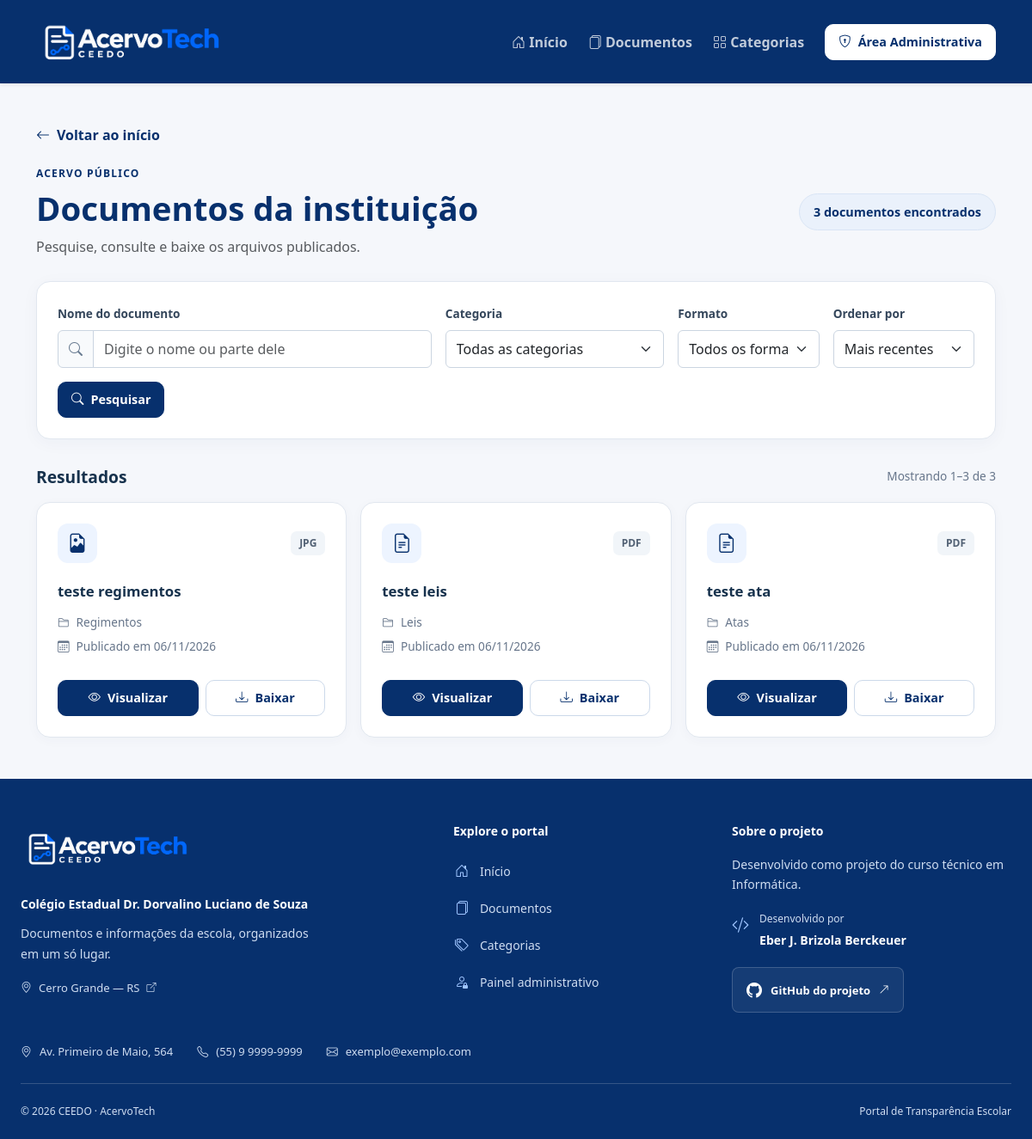
The page /documentos.php on the database its author committed.
### tables this page shows
CREATE TABLE `documentos` (
  `id_documento` int(11) NOT NULL,
  `nome` varchar(255) NOT NULL,
  `id_categoria` int(11) NOT NULL,
  `caminho` varchar(255) NOT NULL,
  `data_upload` timestamp NOT NULL DEFAULT current_timestamp()
);

CREATE TABLE `categorias` (
  `id_categoria` int(11) NOT NULL,
  `nome_categoria` varchar(255) NOT NULL,
  `info_categoria` varchar(255) NOT NULL DEFAULT '',
  `icone` varchar(50) NOT NULL DEFAULT 'bi-folder'
);

### documentos.php (the view, shortened to what this page needs)
<?php
require_once __DIR__ . '/painel/conexao.php';
function escaparDocumento(string $texto): string
{
    return htmlspecialchars(
        $texto,
        ENT_QUOTES | ENT_SUBSTITUTE,
        'UTF-8'
    );
}
function parametroDocumento(string $nome): string
{
    $valor = $_GET[$nome] ?? '';
    return trim($valor);
}
$busca = parametroDocumento('busca');
$tipo = parametroDocumento('tipo');
$ordem = parametroDocumento('ordem');
$categoria = null;
$tiposPermitidos = [
    '' => 'Todos os formatos',
    'pdf' => 'PDF',
    'jpg' => 'JPG',
    'png' => 'PNG'
];
$ordenacoes = [
    'recentes' => 'd.data_upload DESC, d.id_documento DESC',
    'antigos' => 'd.data_upload ASC, d.id_documento ASC',
    'nome' => 'd.nome ASC, d.id_documento ASC'
];
if ($ordem === '') {
    $ordem = 'recentes';
}
$pagina = 1;
$condicoes = [];
$parametros = [];
$tipos = '';
$where = $condicoes
    ? ' WHERE ' . implode(' AND ', $condicoes)
    : '';
$porPagina = 12;
try {
    $baseConsulta = '
        FROM documentos d
        INNER JOIN categorias c
            ON c.id_categoria = d.id_categoria
    ';
    $stmt = mysqli_prepare(
        $conexao,
        'SELECT COUNT(*) ' . $baseConsulta . $where
    );
    mysqli_stmt_execute($stmt);
    mysqli_stmt_bind_result($stmt, $total);
    $total = (int) $total;
    $totalPaginas = max(1, (int) ceil($total / $porPagina));
    $pagina = min($pagina, $totalPaginas);
    $offset = ($pagina - 1) * $porPagina;
    $sql = '
        SELECT
            d.id_documento,
            d.nome,
            d.caminho,
            d.data_upload,
            c.nome_categoria
    ' . $baseConsulta . $where
      . ' ORDER BY ' . $ordenacoes[$ordem]
      . ' LIMIT ? OFFSET ?';
    $parametrosPagina = $parametros;
    $parametrosPagina[] = $porPagina;
    $parametrosPagina[] = $offset;
    $tiposPagina = $tipos . 'ii';
    $stmt = mysqli_prepare($conexao, $sql);
    mysqli_stmt_bind_param(
        $stmt,
        $tiposPagina,
        ...$parametrosPagina
    );
    mysqli_stmt_execute($stmt);
    $documentos = mysqli_fetch_all(
        mysqli_stmt_get_result($stmt),
        MYSQLI_ASSOC
    );
} catch (Throwable $erro) {
    error_log('Falha na consulta pública de documentos: ' . $erro->getMessage());
    http_response_code(503);
    exit('Não foi possível consultar os documentos. Tente novamente.');
}
$inicioExibicao = $total > 0 ? $offset + 1 : 0;
$fimExibicao = min($offset + $porPagina, $total);
$temFiltros = (
    $busca !== ''
    || $categoria !== null
    || $tipo !== ''
    || $ordem !== 'recentes'
);
?>
<!DOCTYPE html>
<html lang="pt-br">
<head>
    <link
        href="https://cdn.jsdelivr.net/npm/bootstrap@5.3.3/dist/css/bootstrap.min.css"
        rel="stylesheet"
    >
    <link
        href="https://cdn.jsdelivr.net/npm/bootstrap-icons@1.11.3/font/bootstrap-icons.min.css"
        rel="stylesheet"
    >
    <link rel="stylesheet" href="assets/css/style.css">
    <link rel="stylesheet" href="assets/css/rodape.css">
<link rel="stylesheet" href="assets/css/visual.css">
</head>
<body class="pagina-documentos">
    <?php include __DIR__ . '/includes/navbar.php'; ?>
    <main class="container py-4 py-lg-5">
        <a href="index.php" class="docs-voltar">
            <i class="bi bi-arrow-left" aria-hidden="true"></i>
            Voltar ao início
        </a>
        <header class="docs-cabecalho">
            <div>
                <p class="docs-sobretitulo">ACERVO PÚBLICO</p>
                <h1>Documentos da instituição</h1>
                <p class="text-muted mb-0">
                    Pesquise, consulte e baixe os arquivos publicados.
                </p>
            </div>
            <span class="docs-contagem">
                <?= $total ?>
                <?= $total === 1 ? 'documento encontrado' : 'documentos encontrados' ?>
            </span>
        </header>
        <form
            action="documentos.php"
            method="GET"
            class="docs-filtros"
            role="search"
            aria-label="Pesquisar documentos"
        >
            <div class="row g-3">
                <div class="col-12 col-lg-5">
                    <label for="busca" class="form-label">
                        Nome do documento
                    </label>
                    <div class="input-group">
                        <span class="input-group-text">
                            <i class="bi bi-search" aria-hidden="true"></i>
                        </span>
                        <input
                            type="search"
                            id="busca"
                            name="busca"
                            class="form-control"
                            maxlength="255"
                            placeholder="Digite o nome ou parte dele"
                            value="<?= escaparDocumento($busca) ?>"
                        >
                    </div>
                </div>
                <div class="col-12 col-md-6 col-lg-3">
                    <label for="categoria" class="form-label">
                        Categoria
                    </label>
                    <select
                        id="categoria"
                        name="categoria"
                        class="form-select"
                    >
                        <option value="">Todas as categorias</option>
                    </select>
                </div>
                <div class="col-6 col-md-3 col-lg-2">
                    <label for="tipo" class="form-label">
                        Formato
                    </label>
                    <select id="tipo" name="tipo" class="form-select">
                        <?php foreach ($tiposPermitidos as $valor => $rotulo): ?>
                            <option
                                value="<?= escaparDocumento($valor) ?>"
                                <?= $tipo === $valor ? 'selected' : '' ?>
                            >
                                <?= escaparDocumento($rotulo) ?>
                            </option>
                        <?php endforeach; ?>
                    </select>
                </div>
                <div class="col-6 col-md-3 col-lg-2">
                    <label for="ordem" class="form-label">
                        Ordenar por
                    </label>
                    <select id="ordem" name="ordem" class="form-select">
                        <option
                            value="recentes"
                            <?= $ordem === 'recentes' ? 'selected' : '' ?>
                        >Mais recentes</option>
                    </select>
                </div>
                <div class="col-12 d-flex flex-wrap gap-2">
                    <button type="submit" class="btn docs-btn-principal">
                        <i class="bi bi-search" aria-hidden="true"></i>
                        Pesquisar
                    </button>
                </div>
            </div>
        </form>
        <section class="docs-resultados" aria-labelledby="titulo-resultados">
            <div class="docs-resultados-topo">
                <h2 id="titulo-resultados">Resultados</h2>
                <?php if ($total > 0): ?>
                    <span>
                        Mostrando <?= $inicioExibicao ?>–<?= $fimExibicao ?>
                        de <?= $total ?>
                    </span>
                <?php endif; ?>
            </div>
            <?php if (!$documentos): ?>
                <div class="docs-vazio">
                    <i class="bi bi-search" aria-hidden="true"></i>
                    <h3>Nenhum documento encontrado</h3>
                    <p>
                        <?= $temFiltros
                            ? 'Tente outro nome ou remova os filtros.'
                            : 'Os documentos publicados aparecerão aqui.' ?>
                    </p>
                    <?php if ($temFiltros): ?>
                        <a href="documentos.php" class="btn docs-btn-principal">
                            Ver todos os documentos
                        </a>
                    <?php endif; ?>
                </div>
            <?php else: ?>
                <div class="row g-3">
                    <?php foreach ($documentos as $documento): ?>
                        <?php
                        $extensao = strtolower(
                            pathinfo($documento['caminho'], PATHINFO_EXTENSION)
                        );
                        $formato = match ($extensao) {
                            'pdf' => 'PDF',
                            'jpg' => 'JPG',
                            'png' => 'PNG',
                            default => 'Arquivo'
                        };
                        $icone = in_array($extensao, ['jpg', 'png'], true)
                            ? 'bi-file-earmark-image'
                            : 'bi-file-earmark-text';
                        $idDocumento = (int) $documento['id_documento'];
                        ?>
                        <div class="col-12 col-md-6 col-xl-4">
                            <article class="docs-item">
                                <div class="docs-item-topo">
                                    <span class="docs-icone">
                                        <i
                                            class="bi <?= $icone ?>"
                                            aria-hidden="true"
                                        ></i>
                                    </span>
                                    <span class="docs-formato">
                                        <?= $formato ?>
                                    </span>
                                </div>
                                <h3>
                                    <?= escaparDocumento($documento['nome']) ?>
                                </h3>
                                <p class="docs-categoria">
                                    <i class="bi bi-folder2" aria-hidden="true"></i>
                                    <?= escaparDocumento($documento['nome_categoria']) ?>
                                </p>
                                <p class="docs-data">
                                    <i class="bi bi-calendar3" aria-hidden="true"></i>
                                    Publicado em
                                    <?= date(
                                        'd/m/Y',
                                        strtotime($documento['data_upload'])
                                    ) ?>
                                </p>
                                <div class="docs-item-acoes">
                                    <a
                                        href="visualizar.php?id=<?= $idDocumento ?>"
                                        target="_blank"
                                        rel="noopener noreferrer"
                                        class="btn docs-btn-principal"
                                        aria-label="<?= escaparDocumento(
                                            'Visualizar ' . $documento['nome']
                                            . ' em nova aba'
                                        ) ?>"
                                    >
                                        <i class="bi bi-eye" aria-hidden="true"></i>
                                        Visualizar
                                    </a>
                                    <a
                                        href="download.php?id=<?= $idDocumento ?>"
                                        class="btn docs-btn-secundario"
                                        aria-label="<?= escaparDocumento(
                                            'Baixar ' . $documento['nome']
                                        ) ?>"
                                    >
                                        <i class="bi bi-download" aria-hidden="true"></i>
                                        Baixar
                                    </a>
                                </div>
                            </article>
                        </div>
                    <?php endforeach; ?>
                </div>
            <?php endif; ?>
        </section>
    </main>
    <?php require __DIR__ . '/includes/footer.php'; ?>
</body>
</html>

### assets/css/style.css (style rules this page uses)
body { background:#f5f6fa; }
section { margin-bottom:70px; }
.pagina-documentos { color: #17324d; }
.pagina-documentos .docs-voltar { display: inline-flex; align-items: center; gap: 8px; margin-bottom: 24px; color: #07306d; font-weight: 600; text-decoration: none; }
.pagina-documentos .docs-cabecalho { display: flex; align-items: center; justify-content: space-between; flex-wrap: wrap; gap: 20px; margin-bottom: 28px; }
.pagina-documentos .docs-sobretitulo { margin-bottom: 8px; color: #07306d; font-size: 0.75rem; font-weight: 750; letter-spacing: 0.1em; }
.pagina-documentos .docs-cabecalho h1 { margin-bottom: 10px; color: #07306d; font-size: clamp(1.7rem, 4vw, 2.4rem); font-weight: 750; }
.pagina-documentos .docs-contagem { padding: 10px 16px; border: 1px solid #d9e5f5; border-radius: 999px; background: #eaf1fb; color: #07306d; font-size: 0.9rem; font-weight: 600; }
.pagina-documentos .docs-filtros { margin-bottom: 32px; padding: 24px; border: 1px solid #e1e7ef; border-radius: 16px; background: #fff; box-shadow: 0 4px 20px rgba(7, 48, 109, 0.04); }
.pagina-documentos .form-label { color: #34465b; font-size: 0.85rem; font-weight: 650; }
.pagina-documentos .form-control, .pagina-documentos .form-select, .pagina-documentos .input-group-text { min-height: 44px; border-color: #cbd5e1; }
.pagina-documentos .input-group-text { background: #f8fafc; color: #687b91; }
.pagina-documentos .btn { display: inline-flex; align-items: center; justify-content: center; gap: 8px; min-height: 42px; padding: 9px 15px; border-radius: 9px; font-size: 0.9rem; font-weight: 600; }
.pagina-documentos .docs-btn-principal { border: 1px solid #07306d; background: #07306d; color: #fff; }
.pagina-documentos .docs-btn-secundario { border: 1px solid #ccd9ea; background: #fff; color: #07306d; }
.pagina-documentos .docs-resultados { margin-bottom: 0; }
.pagina-documentos .docs-resultados-topo { display: flex; align-items: center; justify-content: space-between; flex-wrap: wrap; gap: 10px; margin-bottom: 18px; }
.pagina-documentos .docs-resultados-topo h2 { margin: 0; font-size: 1.2rem; font-weight: 700; }
.pagina-documentos .docs-resultados-topo > span { color: #66758a; font-size: 0.85rem; }
.pagina-documentos .docs-item { display: flex; flex-direction: column; height: 100%; padding: 24px; border: 1px solid #e1e7ef; border-radius: 16px; background: #fff; box-shadow: 0 3px 14px rgba(7, 48, 109, 0.03); }
.pagina-documentos .docs-item-topo { display: flex; align-items: center; justify-content: space-between; gap: 12px; margin-bottom: 20px; }
.pagina-documentos .docs-icone { display: inline-flex; align-items: center; justify-content: center; width: 46px; height: 46px; border-radius: 12px; background: #edf4ff; color: #07306d; font-size: 1.4rem; }
.pagina-documentos .docs-formato { padding: 5px 10px; border-radius: 7px; background: #f1f5f9; color: #526174; font-size: 0.75rem; font-weight: 700; }
.pagina-documentos .docs-item h3 { margin-bottom: 14px; color: #17324d; font-size: 1.05rem; font-weight: 700; line-height: 1.5; overflow-wrap: anywhere; }
.pagina-documentos .docs-categoria, .pagina-documentos .docs-data { display: flex; align-items: baseline; gap: 8px; margin-bottom: 8px; color: #66758a; font-size: 0.85rem; overflow-wrap: anywhere; }
.pagina-documentos .docs-item-acoes { display: flex; flex-wrap: wrap; gap: 8px; margin-top: auto; padding-top: 20px; }
.pagina-documentos .docs-item-acoes .btn { flex: 1 1 auto; }

### assets/css/visual.css (style rules this page uses)
:root { --acervo-azul: #0d6efd; --acervo-marinho: #07306d; --acervo-borda: #e2e8f0; --acervo-suave: #eef5ff; --painel-azul-escuro: #07306d; }
body { background-color: #f5f7fb; }
.content .btn .bi, .container .btn .bi, .sidebar .menu-item .bi { flex-shrink: 0; line-height: 1; }
.container .btn { display: inline-flex; align-items: center; justify-content: center; gap: 8px; min-height: 42px; border-radius: 10px; font-weight: 600; }

### rows shown on the page
documentos: caminho "JPG", nome "teste regimentos", id_categoria.nome_categoria "Regimentos", data_upload "06/11/2026"
documentos: caminho "PDF", nome "teste leis", id_categoria.nome_categoria "Leis", data_upload "06/11/2026"
documentos: caminho "PDF", nome "teste ata", id_categoria.nome_categoria "Atas", data_upload "06/11/2026"

### other values the page prints
$total "3"
$inicioExibicao "1"
$fimExibicao "3"
$textoRodape($dadosRodape['escola']) "Colégio Estadual Dr. Dorvalino Luciano de Souza"
$textoRodape($dadosRodape['autor']) "Eber J. Brizola Berckeuer"
$textoRodape($dadosRodape['endereco']) "Av. Primeiro de Maio, 564"
$textoRodape($dadosRodape['telefone']) "(55) 9 9999-9999"
$textoRodape($dadosRodape['email']) "exemplo@exemplo.com"
form field tipo "Todos os formatos"
